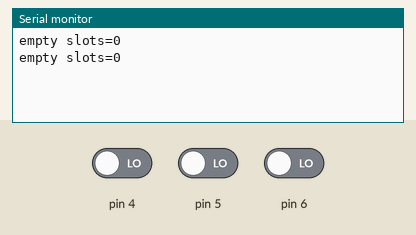
Recording of a sketch running on a simulated Arduino Uno, built with avr-gcc and run on an emulated ATmega328P. Parts: the last lines printed to the serial monitor. Inputs (shaded band) come from the test bench; at power-on: pin 4 LOW, pin 5 LOW, pin 6 LOW.

Above: at 2.8 s.
2.9 s: pin 4 driven HIGH
At 4.3 s:
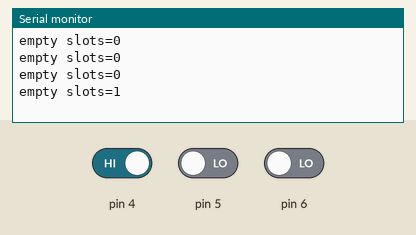
4.4 s: pin 5 driven HIGH
5.9 s: pin 6 driven HIGH
At 7.8 s:
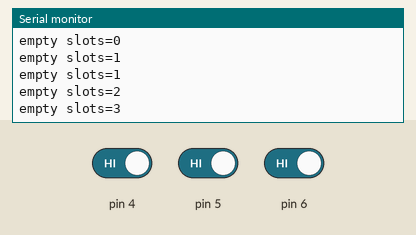
Timing chart, 0 to 9.3 s (numbered marks = the images above; inputs shaded):
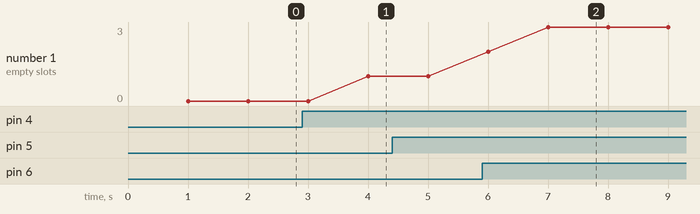

The sketch:

3.ino
```cpp
const int slots=3;
void setup() {
  int i;
  // put your setup code here, to run once:/*
  /*
pinMode(4,INPUT);
pinMode(5,INPUT);
pinMode(6,INPUT);*/
 for(i=4;i<slots+3;i++)
  {
pinMode(i,INPUT);
}
pinMode(12,INPUT);
Serial.begin(9600);

}

void loop() {
  int s[3],k=0,i;
  for(i=4;i<7;i++)
  {
  s[i]=digitalRead(i);
  if(s[i]!=0)
    k++;


  // put your main code here, to run repeatedly:

}
 delay(1000);
      Serial.print("empty slots=");
 Serial.println(k);
}
```

Measured:
- after the input at 2.9 s, the serial monitor: prints a new line after 1.1 s (image 1)
- after the input at 5.9 s, the serial monitor: prints a new line after 1.1 s (image 2)
- plotted number 1: 0 → 1 after the input at 2.9 s, 1 → 3 after the input at 5.9 s
